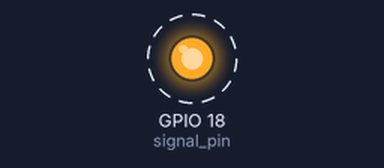
The program below on a simulated Raspberry Pi (BCM pin numbers). Shown: output pins drawn as LEDs (lit = HIGH). Dashed ring = blinking.

Above: at 0.5 s.
Timing chart, 0 to 4.6 s (numbered marks = the images above):
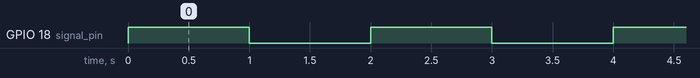

Measured:
- by itself, GPIO 18 (signal_pin): alternates HIGH for 1.0 s and LOW for 1.0 s

The program:

blink.py
```python
# LED 깜빡이기

import RPi.GPIO as GPIO
import time

signal_pin = 18

#GPIO.setmode(GPIO.BOARD)    #  1 ~ 40
GPIO.setmode(GPIO.BCM)      # GPIO 18, GROUND
GPIO.setup(signal_pin,GPIO.OUT)

while (True):
    GPIO.output(signal_pin,True)    # GPIO 18 전압시그널 ON
    time.sleep(1)
    GPIO.output(signal_pin,False)
    time.sleep(1)
```
